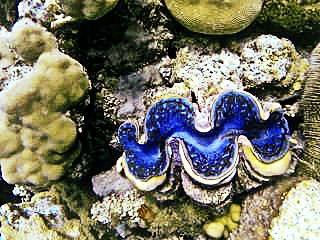
#> input picture UCD/results/resultsim_xb_1073_.jpg, 320 x 240 px, given as the content of the folder ./data_lr_2x/, which was not available
$ python metrices.py
#> lines starting #> are read from the running program, lines starting #| are printed output that depends on the picture; long printed decimals are rounded; pictures that were not available may be replaced by others from this repository, and a replacement may not be noted
import cv2
import numpy as np
import os

def getPSNR(I1, I2):
    s1 = cv2.absdiff(I1, I2)
    s1 = np.float32(s1)
    s1 = s1 * s1
    sse = s1.sum()
    if sse <= 1e-10:
        return 0
    else:
        if len(I1.shape) == 2:  # Grayscale image
            mse = sse / (I1.shape[0] * I1.shape[1])
        else:  # Color image
            mse = sse / (I1.shape[0] * I1.shape[1] * I1.shape[2])

        psnr = 10.0 * np.log10((255 * 255) / mse)
        return psnr

def getSSISM(I1, I2):
    C1 = 6.5025
    C2 = 58.5225

    I1 = np.float32(I1)
    I2 = np.float32(I2)
    I2_2 = I2 * I2
    I1_2 = I1 * I1
    I1_I2 = I1 * I2

    mu1 = cv2.GaussianBlur(I1, (11, 11), 1.5)
    mu2 = cv2.GaussianBlur(I2, (11, 11), 1.5)
    mu1_2 = mu1 * mu1
    mu2_2 = mu2 * mu2
    mu1_mu2 = mu1 * mu2

    sigma1_2 = cv2.GaussianBlur(I1_2, (11, 11), 1.5) - mu1_2
    sigma2_2 = cv2.GaussianBlur(I2_2, (11, 11), 1.5) - mu2_2
    sigma12 = cv2.GaussianBlur(I1_I2, (11, 11), 1.5) - mu1_mu2

    t1 = 2 * mu1_mu2 + C1
    t2 = 2 * sigma12 + C2
    t3 = t1 * t2
    t1 = mu1_2 + mu2_2 + C1
    t2 = sigma1_2 + sigma2_2 + C2
    ssim_map = cv2.divide(t3, t1 * t2)
    ssim = cv2.mean(ssim_map)
    return ssim[0]

def getUQI(I1, I2):
    # Ensure I1 and I2 are float32
    I1 = np.float32(I1)
    I2 = np.float32(I2)

    # Compute means
    mu_X = np.mean(I1)
    mu_Y = np.mean(I2)

    # Compute variances
    sigma_X_sq = np.var(I1)
    sigma_Y_sq = np.var(I2)

    # Compute covariance
    sigma_XY = np.cov(I1.flatten(), I2.flatten())[0][1]

    # Compute UQI
    uqi = (4 * mu_X * mu_Y * sigma_XY) / ((mu_X**2 + mu_Y**2) * (sigma_X_sq + sigma_Y_sq))

    return uqi

def process_images_in_folder(original_folder, result_folder):
#> called with original_folder = './data_lr_2x/', result_folder = './results/'
    original_images = [os.path.join(original_folder, f) for f in os.listdir(original_folder) if f.endswith(('.png', '.jpg', '.jpeg'))]
    result_images = [os.path.join(result_folder, f) for f in os.listdir(result_folder) if f.endswith(('.png', '.jpg', '.jpeg'))]

    num_images = len(original_images)
    if num_images == 0:
        print("No images found in the original folder.")
        return

    total_psnr = 0
    total_ssim = 0
    total_uqi = 0
    num_pairs = 0

    for img_path in original_images:
        img_name = os.path.basename(img_path)
        result_img_path = os.path.join(result_folder, img_name)  # Find corresponding result image

        if result_img_path not in result_images:
            print(f"Result image for {img_name} not found.")
            continue

        img1 = cv2.imread(img_path)
#> img1 is the input picture: shape (240, 320, 3); mean B, G, R 100.6, 116.8, 118.5
        img2 = cv2.imread(result_img_path)

        if img1 is None or img2 is None:
            print(f"Could not read images: {img_path} or {result_img_path}")
            continue

        if img1.shape != img2.shape:
            print(f"Image size mismatch between {img_path} and {result_img_path}")
            continue

        if len(img1.shape) == 3:  # Convert color images to grayscale for SSIM, UQI
            img1 = cv2.cvtColor(img1, cv2.COLOR_BGR2GRAY)
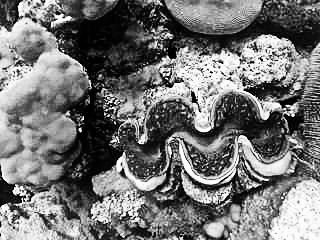
#> img1: shape (240, 320); min 0, max 255, mean 115.4
        if len(img2.shape) == 3:
            img2 = cv2.cvtColor(img2, cv2.COLOR_BGR2GRAY)

        psnr = getPSNR(img1, img2)
#> in getPSNR, `s1 = cv2.absdiff(I1, I2)`: s1: shape (240, 320); every value is 0
#> in getPSNR, `s1 = np.float32(s1)`: s1: shape (240, 320) float32; every value is 0
#> in getPSNR, `sse = s1.sum()`: sse = 0
#> psnr = 0
        ssim = getSSISM(img1, img2)
#> in getSSISM, `I2_2 = I2 * I2`:
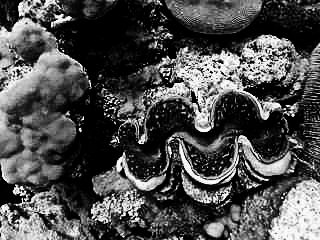
#> I2_2: shape (240, 320) float32; min 0, max 65025, mean 19908.3; drawn with min black and max white
#> in getSSISM, `mu1 = cv2.GaussianBlur(I1, (11, 11), 1.5)`:
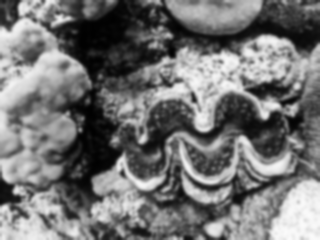
#> mu1: shape (240, 320) float32; min 1.02, max 250.5, mean 115.4
#> in getSSISM, `mu1_2 = mu1 * mu1`:
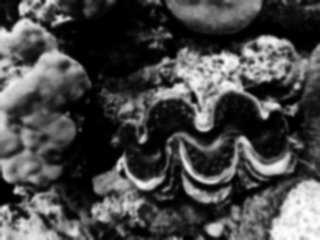
#> mu1_2: shape (240, 320) float32; min 1.04, max 62739.5, mean 18036.4; drawn with min black and max white
#> in getSSISM, `sigma1_2 = cv2.GaussianBlur(I1_2, (11, 11), 1.5) - mu1_2`:
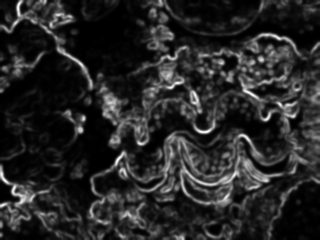
#> sigma1_2: shape (240, 320) float32; min 0.238, max 12118.2, mean 1876.2; drawn with min black and max white
#> in getSSISM, `t3 = t1 * t2`:
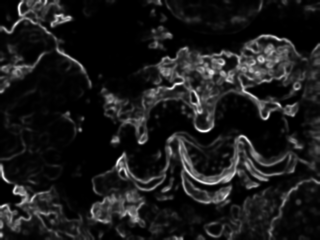
#> t3: shape (240, 320) float32; min 527, max 1.29e+09, mean 137687968; drawn with min black and max white
#> in getSSISM, `ssim_map = cv2.divide(t3, t1 * t2)`: ssim_map: shape (240, 320) float32; every value is 1
#> in getSSISM, `ssim = cv2.mean(ssim_map)`: ssim = (1, 0, 0, 0)
#> ssim = 1
        uqi = getUQI(img1, img2)
#> in getUQI, `mu_X = np.mean(I1)`: mu_X = 115.4
#> in getUQI, `sigma_X_sq = np.var(I1)`: sigma_X_sq = 6586.4
#> in getUQI, `uqi = (4 * mu_X * mu_Y * sigma_XY) / ((mu_X**2 + mu_Y**2) * (sigma_X_s..`: uqi = 1
#> uqi = 1

        print(f"PSNR between {img_name}: {psnr}")
#| PSNR between resultsim_xb_1073_.jpg: 0
        print(f"SSIM between {img_name}: {ssim}")
#| SSIM between resultsim_xb_1073_.jpg: 1.0
        print(f"UQI between {img_name}: {uqi}")
#| UQI between resultsim_xb_1073_.jpg: 1.000

        total_psnr += psnr
#> total_psnr = 0
        total_ssim += ssim
#> total_ssim = 1
        total_uqi += uqi
#> total_uqi = 1
        num_pairs += 1

    if num_pairs > 0:
        mean_psnr = total_psnr / num_pairs
#> mean_psnr = 0
        mean_ssim = total_ssim / num_pairs
#> mean_ssim = 1
        mean_uqi = total_uqi / num_pairs
#> mean_uqi = 1
        print(f"\nMean PSNR: {mean_psnr}")
#| Mean PSNR: 0.0
        print(f"Mean SSIM: {mean_ssim}")
#| Mean SSIM: 1.0
        print(f"Mean UQI: {mean_uqi}")
#| Mean UQI: 1.000
    else:
        print("No valid image pairs found.")

# Path to your original and result folders
original_folder = "./data_lr_2x/"
result_folder = "./results/"
process_images_in_folder(original_folder, result_folder)

$ run again, on UCD/results/resultsim_xb_1192_.jpg
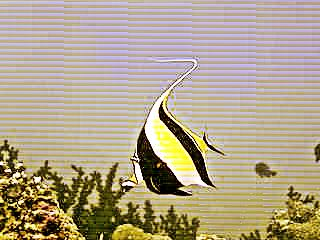
#> input picture UCD/results/resultsim_xb_1192_.jpg, 320 x 240 px, given as the content of the folder ./data_lr_2x/, which was not available
#> in process_images_in_folder, img1 is the input picture: shape (240, 320, 3); mean B, G, R 140, 162.9, 175.8
#> in process_images_in_folder, `img1 = cv2.cvtColor(img1, cv2.COLOR_BGR2GRAY)`:
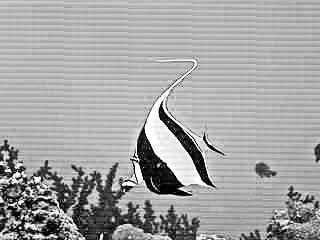
#> img1: shape (240, 320); min 0, max 255, mean 164.1
#> sse = 0
#> in getSSISM, `t3 = t1 * t2`:
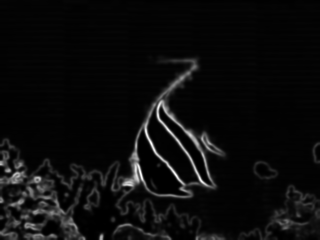
#> t3: shape (240, 320) float32; min 1093.4, max 1.48e+09, mean 76429064; drawn with min black and max white
#> ssim_map: shape (240, 320) float32; every value is 1
#> in getSSISM, `ssim = cv2.mean(ssim_map)`: ssim = (1, 0, 0, 0)
#> in process_images_in_folder, `ssim = getSSISM(img1, img2)`: ssim = 1
#> mu_X = 164.1
#> sigma_X_sq = 2723.5
#> in getUQI, `uqi = (4 * mu_X * mu_Y * sigma_XY) / ((mu_X**2 + mu_Y**2) * (sigma_X_s..`: uqi = 1
#| PSNR between resultsim_xb_1192_.jpg: 0
#| SSIM between resultsim_xb_1192_.jpg: 1.0
#| UQI between resultsim_xb_1192_.jpg: 1.000
#> total_psnr = 0
#> total_ssim = 1
#> mean_psnr = 0
#> mean_ssim = 1
#| Mean PSNR: 0.0
#| Mean SSIM: 1.0
#| Mean UQI: 1.000

$ run again, on UCD/results/resultsim_xb_1196_.jpg
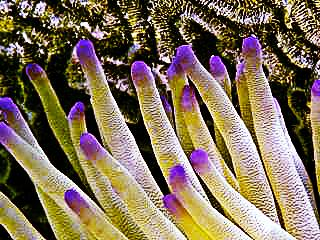
#> input picture UCD/results/resultsim_xb_1196_.jpg, 320 x 240 px, given as the content of the folder ./data_lr_2x/, which was not available
#> in process_images_in_folder, img1 is the input picture: shape (240, 320, 3); mean B, G, R 89.9, 111.8, 128.1
#> in process_images_in_folder, `img1 = cv2.cvtColor(img1, cv2.COLOR_BGR2GRAY)`:
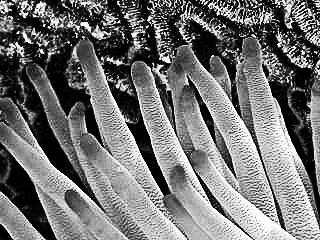
#> img1: shape (240, 320); min 0, max 255, mean 114.2
#> sse = 0
#> in getSSISM, `t3 = t1 * t2`:
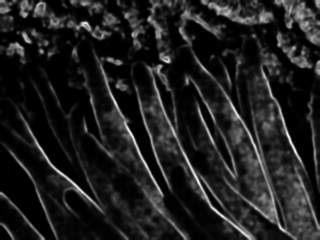
#> t3: shape (240, 320) float32; min 420.3, max 1.4e+09, mean 175112000; drawn with min black and max white
#> ssim_map: shape (240, 320) float32; every value is 1
#> in getSSISM, `ssim = cv2.mean(ssim_map)`: ssim = (1, 0, 0, 0)
#> in process_images_in_folder, `ssim = getSSISM(img1, img2)`: ssim = 1
#> mu_X = 114.2
#> sigma_X_sq = 6768.9
#> in getUQI, `uqi = (4 * mu_X * mu_Y * sigma_XY) / ((mu_X**2 + mu_Y**2) * (sigma_X_s..`: uqi = 1
#| PSNR between resultsim_xb_1196_.jpg: 0
#| SSIM between resultsim_xb_1196_.jpg: 1.0
#| UQI between resultsim_xb_1196_.jpg: 1.000
#> total_psnr = 0
#> total_ssim = 1
#> mean_psnr = 0
#> mean_ssim = 1
#| Mean PSNR: 0.0
#| Mean SSIM: 1.0
#| Mean UQI: 1.000

$ run again, on UCD/results/resultsim_xb_1207_.jpg
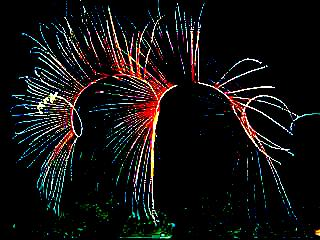
#> input picture UCD/results/resultsim_xb_1207_.jpg, 320 x 240 px, given as the content of the folder ./data_lr_2x/, which was not available
#> in process_images_in_folder, img1 is the input picture: shape (240, 320, 3); mean B, G, R 19.3, 19.1, 21.3
#> in process_images_in_folder, `img1 = cv2.cvtColor(img1, cv2.COLOR_BGR2GRAY)`:
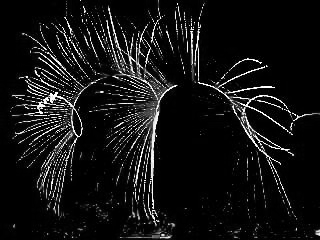
#> img1: shape (240, 320); min 0, max 255, mean 19.8
#> sse = 0
#> in getSSISM, `sigma1_2 = cv2.GaussianBlur(I1_2, (11, 11), 1.5) - mu1_2`:
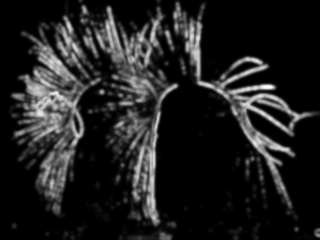
#> sigma1_2: shape (240, 320) float32; min 0, max 15972.1, mean 2036.3; drawn with min black and max white
#> ssim_map: shape (240, 320) float32; every value is 1
#> in getSSISM, `ssim = cv2.mean(ssim_map)`: ssim = (1, 0, 0, 0)
#> in process_images_in_folder, `ssim = getSSISM(img1, img2)`: ssim = 1
#> mu_X = 19.81
#> sigma_X_sq = 2893.4
#> sigma_XY = 2893.5
#> in getUQI, `uqi = (4 * mu_X * mu_Y * sigma_XY) / ((mu_X**2 + mu_Y**2) * (sigma_X_s..`: uqi = 1
#| PSNR between resultsim_xb_1207_.jpg: 0
#| SSIM between resultsim_xb_1207_.jpg: 1.0
#| UQI between resultsim_xb_1207_.jpg: 1.000
#> total_psnr = 0
#> total_ssim = 1
#> mean_psnr = 0
#> mean_ssim = 1
#| Mean PSNR: 0.0
#| Mean SSIM: 1.0
#| Mean UQI: 1.000
